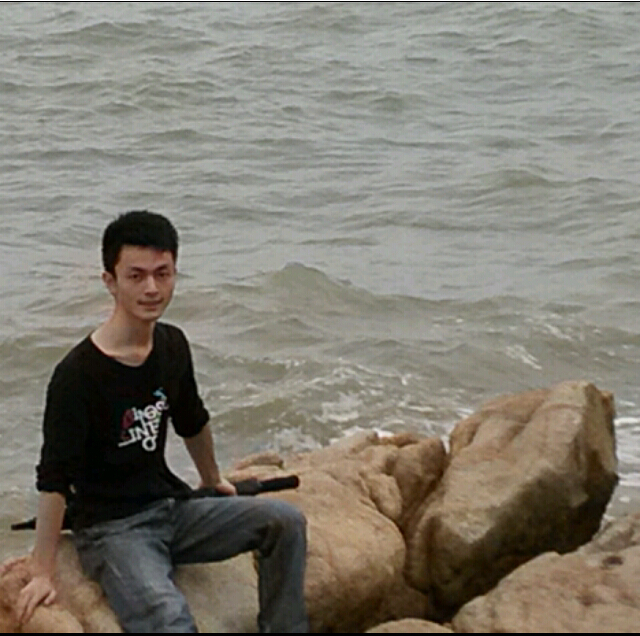
#> input picture tools/training/000/testimg.jpg, 640 x 636 px, found by its file name
$ python qqimage.py
#> lines starting #> are read from the running program, lines starting #| are printed output that depends on the picture
#!/usr/bin/env python
# -*- coding: utf-8 -*-
# @Date    : 2015-09-30 13:26:36
# @Author  : nwcrazysword (nwcrazysword@gmail.com)
# @Link    : https://github.com/nwcrazysword
# @Version : $Id$

import sys
import Image
import ImageDraw
import ImageFont

#----------------------------------------------------------------------


def main():
    """
    第 0000 题：将你的 QQ 头像（或者微博头像）右上角加上红色的数字，类似于微信未读信息数量那种提示效果。 类似于图中效果
    """
    thefilepath = r'e:\kuaipan\study\code\python\tools\training\1\testimg.jpg'
    dealwiththeimage(thefilepath)
#----------------------------------------------------------------------


def dealwiththeimage(thefilepath):
    """"""
    # print thefilepath
    pimage = Image.open(thefilepath)
#> pimage is the input picture: PIL image 640x636 RGB; mean R, G, B 129.1, 124.6, 113.7
    font = ImageFont.truetype('verdana.ttf', 100)
    fontcolor = (255, 0, 0)
    draw = ImageDraw.Draw(pimage)
    draw.text((550, 0), '7', font=font, fill=fontcolor)
    pimage.save('result.jpg')
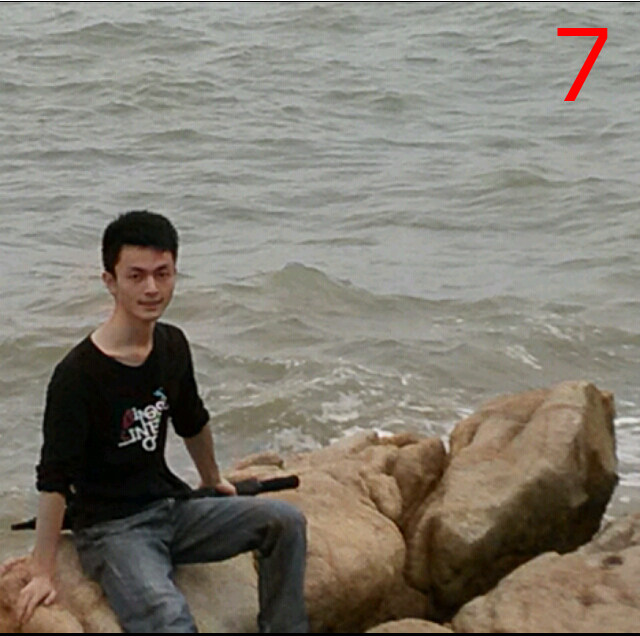
#> saved as result.jpg: PIL image 640x636 RGB; mean R, G, B 129.4, 124.2, 113.3

if __name__ == '__main__':
    main()
